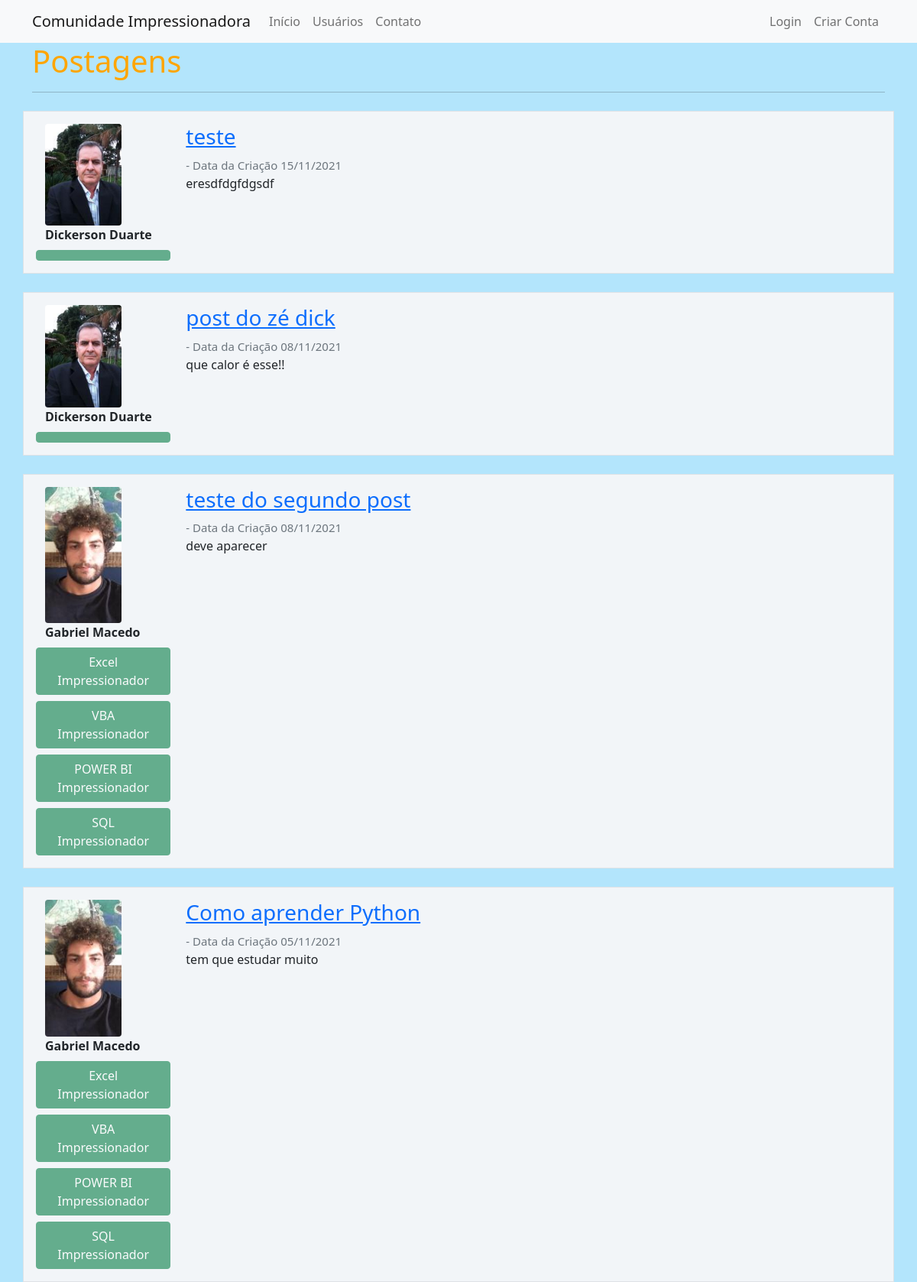
The page / on the database its author committed.
### comunidadeimpressionadora/models.py (models this page shows)
class Post(database.Model):
    id = database.Column(database.Integer, primary_key=True)
    titulo = database.Column(database.String, nullable=False)
    corpo = database.Column(database.Text, nullable=False)
    data_criacao = database.Column(database.DateTime, nullable=False, default=datetime.utcnow)
    id_usuario = database.Column(database.Integer, database.ForeignKey('usuario.id'), nullable=False)

class Usuario(database.Model, UserMixin):
    id = database.Column(database.Integer, primary_key=True)
    username = database.Column(database.String, nullable=False)
    email = database.Column(database.String, nullable=False, unique=True)
    senha = database.Column(database.String, nullable=False)
    foto_perfil = database.Column(database.String, default='default.jpg')
    posts = database.relationship('Post', backref='autor', lazy=True)
    cursos = database.Column(database.String, nullable=False, default='Não Informado')

### comunidadeimpressionadora/routes.py (the view)
@app.route('/')
def home():
    posts = Post.query.order_by(Post.id.desc())
    return render_template('home.html', posts=posts)

### comunidadeimpressionadora/templates/home.html
{% extends 'base.html' %}
{% block body %}
        <div class="container">
            <h1 style="color: orange">Postagens </h1>
            <hr>
            {% for post in posts %}
                <div class="row border mt-4 p-3 meupost">
                    <div class="col-2">
                         <div class="image pe-2">
                             <img src="{{ url_for('static', filename='fotos_perfil/{}'.format(post.autor.foto_perfil)) }}" class="rounded" width="100">
                             <br>
                             <strong> {{ post.autor.username }} </strong>
                            <div class="row justify-content-center">
                                    {% for curso in post.autor.cursos.split(";") %}
                                        <button type="button" class="btn btn-success mt-2" disabled> {{ curso }}</button>
                                    {% endfor %}
                            </div>
                         </div>
                    </div>
                    <div class="col-9" >
                        <a href="{{ url_for('exibir_post', post_id=post.id) }}"> <h3>{{ post.titulo }}</h3> </a>
                        <small class="text-muted" style="font-size: 15px"> - Data da Criação {{ post.data_criacao.strftime('%d/%m/%Y')}}</small>
                        <p>{{ post.corpo }}</p>
                    </div>
                </div>
            {% endfor %}
        </div>
{% endblock %}

### comunidadeimpressionadora/templates/base.html (shortened to what this page needs)
<!DOCTYPE html>
<html lang="pt-br">
<head>
    <link href="https://cdn.jsdelivr.net/npm/bootstrap@5.0.0-beta1/dist/css/bootstrap.min.css" rel="stylesheet">
    <link rel="stylesheet" type="text/css" href="{{ url_for('static', filename='main.css') }}">
</head>
<body>
    {% include 'navbar.html' %}
    {% block body %}
    {% endblock %}
</body>
</html>

### comunidadeimpressionadora/templates/navbar.html
<nav class="navbar navbar-expand-lg navbar-light bg-light">
  <div class="container-fluid container">
    <a class="navbar-brand" href="{{ url_for('home') }}">Comunidade Impressionadora</a>
    <div class="collapse navbar-collapse" id="navbarSupportedContent">
      <ul class="navbar-nav me-auto mb-2 mb-lg-0">
        <li class="nav-item">
          <a class="nav-link" aria-current="page" href="{{ url_for('home') }}">Início</a>
        </li>
        <li class="nav-item">
          <a class="nav-link" href="{{ url_for('usuarios') }}">Usuários</a>
        </li>
        <li class="nav-item">
          <a class="nav-link" href="{{ url_for('contato') }}">Contato</a>
        </li>
      </ul>
      <ul class="d-flex navbar-nav">
        {% if current_user.is_authenticated %}
            <li class="nav-item">
              <a class="nav-link" href="{{ url_for('criar_post') }}">Criar Post</a>
            </li>
            <li class="nav-item">
              <a class="nav-link" href="{{ url_for('perfil') }}">Meu Perfil</a>
            </li>
            <li class="nav-item">
              <a class="nav-link" href="{{ url_for('sair') }}">Sair</a>
            </li>
        {% else %}
          <li class="nav-item">
            <a class="nav-link" href="{{ url_for('login') }}">Login</a>
          </li>
          <li class="nav-item">
            <a class="nav-link" href="{{ url_for('login') }}">Criar Conta</a>
          </li>
        {% endif %}
      </ul>
    </div>
  </div>
</nav>

### comunidadeimpressionadora/static/main.css (style rules this page uses)
body { background-color: #B3E5FC; border-radius: 10px }
.meupost { background: #f2f5f8 !important; }

### rows shown on the page
Post: foto_perfil (picture), autor.username "Dickerson Duarte", titulo "teste", data_criacao "15/11/2021", corpo "eresdfdgfdgsdf"
Post: foto_perfil (picture), autor.username "Dickerson Duarte", titulo "post do zé dick", data_criacao "08/11/2021", corpo "que calor é esse!!"
Post: foto_perfil (picture), autor.username "Gabriel Macedo", curso "Excel Impressionador" "VBA Impressionador" "POWER BI Impressionador" "SQL Impressionador", titulo "teste do segundo post", data_criacao "08/11/2021", corpo "deve aparecer"
Post: foto_perfil (picture), autor.username "Gabriel Macedo", curso "Excel Impressionador" "VBA Impressionador" "POWER BI Impressionador" "SQL Impressionador", titulo "Como aprender Python", data_criacao "05/11/2021", corpo "tem que estudar muito"
